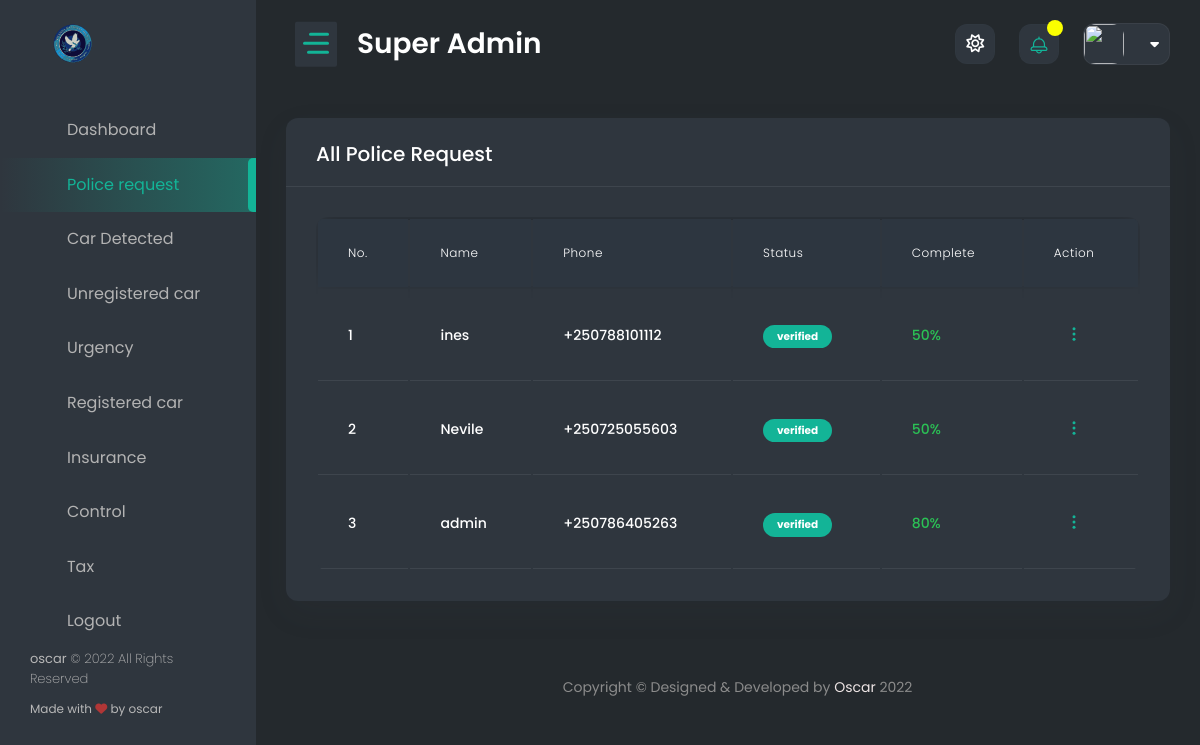
Page /superimboniadmin/police_request/ on the earlier database version.
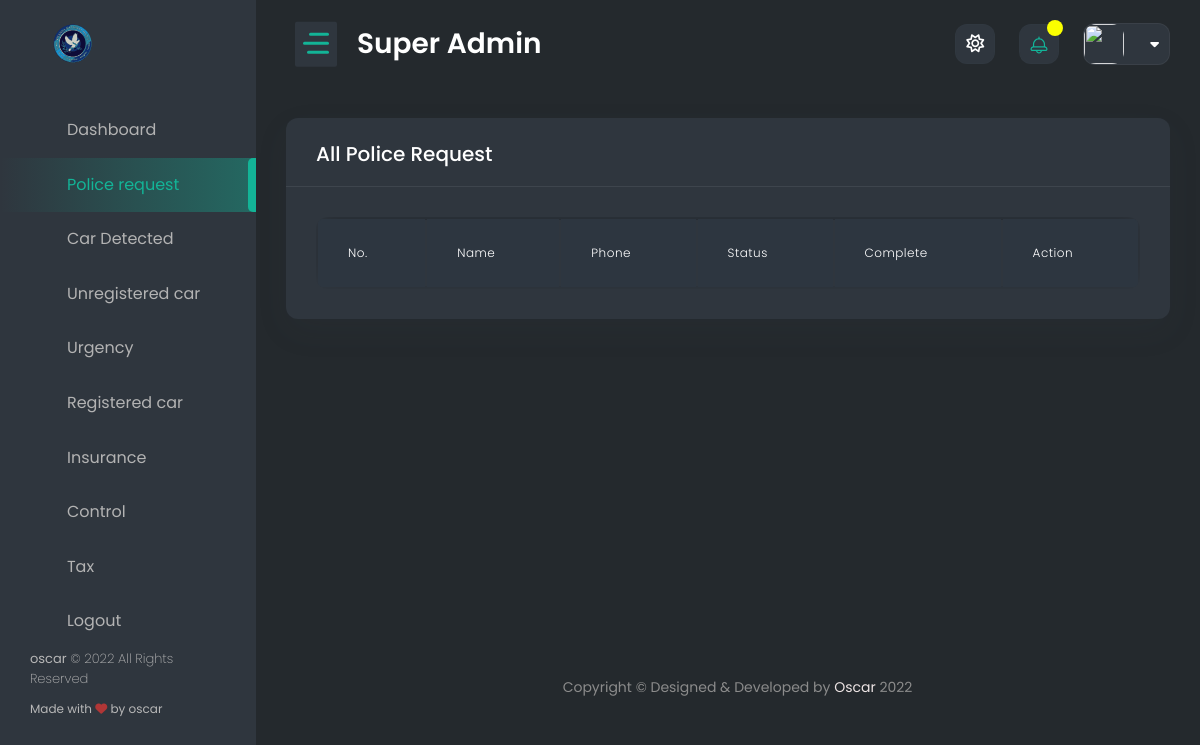
Same page on the later database version.
### car_plate/models.py (models this page shows, shortened)
class Police_request(models.Model):
    status_check = [
        ('approved', 'approved'),
        ('pending', 'pending'),
        ('denied', 'denied')
    ]
    police = models.ForeignKey(User, on_delete=models.CASCADE, null=True, blank=True)
    police_status = models.CharField(max_length=50, choices=status_check)
    time_done = models.DateTimeField(auto_now_add=True)
    class Meta:
        verbose_name_plural = "Police Request"
        ordering = ['-id']

### authentication/models.py (models this page shows, shortened)
class User(AbstractBaseUser):
    name = models.CharField(max_length=255, null=False)
    phone_number = PhoneNumberField(unique=True)
    is_verified = models.BooleanField(default=False)
    is_verified_police = models.BooleanField(default=False)
    is_two_f_enable = models.BooleanField(default=False)
    is_active = models.BooleanField(default=True)
    staff = models.BooleanField(default=False)
    admin = models.BooleanField(default=False)
    USERNAME_FIELD = 'phone_number'
    REQUIRED_FIELDS = ['name']
    objects = UserManager()
    objects = UserManager()
    objects = UserManager()

### admin_panel/views.py (the view)
# urls.py: path('police_request/', police_request_list, name='police_request_list'),
def police_request_list(request):
    user = request.user
    all_police_request = Police_request.objects.all()
    all_profile = Profile.objects.all()
    profile_progress = []
    for po in all_police_request:
        user_profile = get_object_or_404(Profile, user=po.police)
        user_num = 40
        if user_profile.user_image:
            user_image_n = 10
        else:
            user_image_n = 0
        if user_profile.date_of_birth:
            date_birth_n = 10
        else:
            date_birth_n = 0
        if user_profile.id_number:
            id_number_n = 10
        else:
            id_number_n = 0
        if user_profile.email:
            email_n = 10
        else:
            email_n = 0
        if user_profile.rank:
            rank_n = 10
        else:
            rank_n = 0
        if user_profile.residence:
            residence_n = 10
        else:
            residence_n = 0
        profile_complete = user_num + user_image_n + date_birth_n + id_number_n + email_n + rank_n + residence_n
        profile_progress.append(profile_complete)
        print(f"com -------------------------------", profile_progress)
    context = {
        'police_request': zip(all_police_request, profile_progress),
    }
    return render(request, 'super_temp/police_request.html', context)

### authentication/context_processors.py (called while the page is built)
def extras(request):
    user = request.user
    if user.is_authenticated:
        police_req = Police_request.objects.filter(police=user).first()
        profile_police = get_object_or_404(Profile, user=user)
        user_small = user.name
        user_small = user_small.split(' ')
        user_small = user_small[0][:2].upper()
        police_req = police_req
    else:
        profile_police = None
        user_small = None
        police_req = None
    return {
        'profile': profile_police,
        'user': user,
        'user_small': user_small,
        'police_req': police_req
    }

def message_review(request):
    try:
        user = request.user
        message_all = Send_message.objects.filter(police_user=user)[:10]
        user_small = user.name
        user_small = user_small.split(' ')
        user_small = user_small[0][:2].upper()
    except:
        message_all = []
        user_small = 'AA'
    return {
        'message_all': message_all,
        'user_small': user_small
    }

### admin_panel/templates/super_temp/police_request.html (shortened to what this page needs)
{% extends 'super_police/base.html' %}
{% load static %}
{% block content %}
        <div class="content-body">
			<div class="container-fluid">
				<div class="row">
                    <div class="col-xl-12 col-lg-12 col-xxl-12 col-sm-12">
                        <div class="card">
                            <div class="card-header">
                                <h4 class="card-title">All Police request</h4>
                            </div>
                            <div class="card-body">
                                <div class="table-responsive recentOrderTable">
                                    <table class="table verticle-middle table-responsive-md" id="example4">
                                        <thead>
                                            <tr>
                                                <th scope="col">No.</th>
                                                <th scope="col">Name</th>
                                                <th scope="col">Phone</th>
                                                <th scope="col">Status</th>
                                                <th scope="col">Complete</th>
                                                <th scope="col">Action</th>
                                            </tr>
                                        </thead>
                                        <tbody>
                                        {% for police_request, progress in police_request %}
                                            <tr>
                                                <td>{{ forloop.counter }}</td>
												<td>{{ police_request.police.name }}</td>
                                                <td>{{ police_request.police.phone_number }}</td>
                                                {% if police_request.police_status == 'approved' %}
                                                <td><span class="badge badge-rounded badge-primary">verified</span></td>
                                                {% elif police_request.police_status == 'denied' %}
                                                <td><span class="badge badge-rounded badge-danger">denied</span></td>
                                                {% else %}
                                                <td><span class="badge badge-rounded badge-warning">pending</span></td>
                                                {% endif %}
                                                <td class="text-success">{{ progress }}%</td>
                                                <td>
                                                    <div class="dropdown custom-dropdown mb-0">
                                                        <div class="btn sharp btn-primary tp-btn" data-bs-toggle="dropdown">
														</div>
                                                    </div>
                                                </td>
                                            </tr>
                                        {% endfor %}
                                        </tbody>
                                    </table>
                                </div>
                            </div>
                        </div>
                    </div>
				</div>
            </div>
        </div>
{% endblock %}

### templates/super_police/base.html (shortened to what this page needs)
<!DOCTYPE html>
<html lang="en">
<head>
    {% load static %}
	<link href="{% static 'dashboard/vendor/owl-carousel/owl.carousel.css' %}" rel="stylesheet">
    <link href="{% static 'dashboard/vendor/bootstrap-select/dist/css/bootstrap-select.min.css' %}" rel="stylesheet">
    <link href="{% static 'dashboard/css/style.css' %}" rel="stylesheet">
	<link href="{% static 'dashboard/cdn.lineicons.com/2.0/LineIcons.css' %}" rel="stylesheet">
</head>
<body>
    <div id="main-wrapper">
        <div class="nav-header">
            <a href="" class="brand-logo">
                <img class="logo-abbr" src="{% static 'home/images/policelogo.svg' %}" alt="" style="height: 120px; width: 120px; ">
            </a>
            <div class="nav-control">
                <div class="hamburger">
                    <span class="line"></span><span class="line"></span><span class="line"></span>
                </div>
            </div>
        </div>
        <div class="header">
            <div class="header-content">
                <nav class="navbar navbar-expand">
                    <div class="collapse navbar-collapse justify-content-between">
                        <div class="header-left">
                            <div class="dashboard_bar">
                                Super Admin
                            </div>
                        </div>
                        <ul class="navbar-nav header-right">
							<li class="nav-item dropdown notification_dropdown">
                                <a class="nav-link bell dz-theme-mode active" href="javascript:void(0);">
									<i id="icon-light" class="far fa-sun"></i>
                                </a>
							</li>
                            <li class="nav-item dropdown notification_dropdown">
                                <a class="nav-link  ai-icon" href="javascript:;" role="button" data-bs-toggle="dropdown">
									<div class="pulse-css"></div>
                                </a>
                            </li>
                            <li class="nav-item dropdown header-profile">
                                <a class="nav-link" href="" role="button" data-bs-toggle="dropdown">
                                    <img src="{{ profile.user_image.url }}" width="20" alt=""/>
									<div class="header-info">
										<span>{{ user.name }}<i class="fa fa-caret-down ms-3" aria-hidden="true"></i></span>
									</div>
                                </a>
                            </li>
                        </ul>
                    </div>
                </nav>
            </div>
        </div>
        <div class="deznav">
            <div class="deznav-scroll">
				<ul class="metismenu" id="menu">
                    <li><a class="ai-icon" href="{% url 'admin_dashboard' %}" aria-expanded="false">
							<i class="flaticon-layout"></i>
							<span class="nav-text">Dashboard</span>
						</a>
                    </li>
                    <li><a class="ai-icon" href="{% url 'police_request_list' %}" aria-expanded="false">
						<i class="flaticon-monitor"></i>
							<span class="nav-text">Police request</span>
						</a>
                    </li>
                    <li><a class="ai-icon" href="{% url 'admin_all_captured' %}" aria-expanded="false">
							<i class="flaticon-bar-chart-1"></i>
							<span class="nav-text">Car Detected</span>
						</a>
                    </li>
                    <li><a class="ai-icon" href="{% url 'admin_unregistered_car' %}" aria-expanded="false">
							<i class="flaticon-web"></i>
							<span class="nav-text">Unregistered car</span>
						</a>
                    </li>
                    <li><a class="ai-icon" href="{% url 'admin_urgence_car' %}" aria-expanded="false">
							<i class="flaticon-plugin"></i>
							<span class="nav-text">Urgency</span>
						</a>
                    </li>
                    <li><a class="ai-icon" href="{% url 'admin_registered_car' %}" aria-expanded="false">
							<i class="flaticon-contract"></i>
							<span class="nav-text">Registered car</span>
						</a>
                    </li>
                    <li><a class="ai-icon" href="{% url 'admin_insurance' %}" aria-expanded="false">
							<i class="flaticon-contract"></i>
							<span class="nav-text">Insurance</span>
						</a>
                    </li>
                    <li><a class="ai-icon" href="{% url 'admin_control' %}" aria-expanded="false">
							<i class="flaticon-contract"></i>
							<span class="nav-text">Control</span>
						</a>
                    </li>
                    <li><a class="ai-icon" href="{% url 'admin_tax' %}" aria-expanded="false">
							<i class="flaticon-contract"></i>
							<span class="nav-text">Tax</span>
						</a>
                    </li>
                    <li><a class="ai-icon" href="{% url 'adminlogout' %}" aria-expanded="false">
							<i class="flaticon-table"></i>
							<span class="nav-text">Logout</span>
						</a>
                    </li>
                </ul>
				<div class="copyright">
					<p class="fs-13 font-w200"><strong class="font-w400">oscar</strong> © 2022 All Rights Reserved</p>
					<p>Made with <i class="fa fa-heart text-danger"></i> by oscar</p>
				</div>
			</div>
        </div>
        {% block content %}
        {% endblock %}
        <div class="footer">
            <div class="copyright">
                <p>Copyright © Designed &amp; Developed by <a href="https://www.facebook.com/koracode/" target="_blank">Oscar</a> 2022</p>
            </div>
        </div>
    </div>
</body>
</html>

Differences in the rows shown:
removed Police_request: police.name "ines", police.phone_number "+250788101112", police_status "verified", progress "50"
removed Police_request: police.name "Nevile", police.phone_number "+250725055603", police_status "verified", progress "50"
removed Police_request: police.name "admin", police.phone_number "+250786405263", police_status "verified", progress "80"
